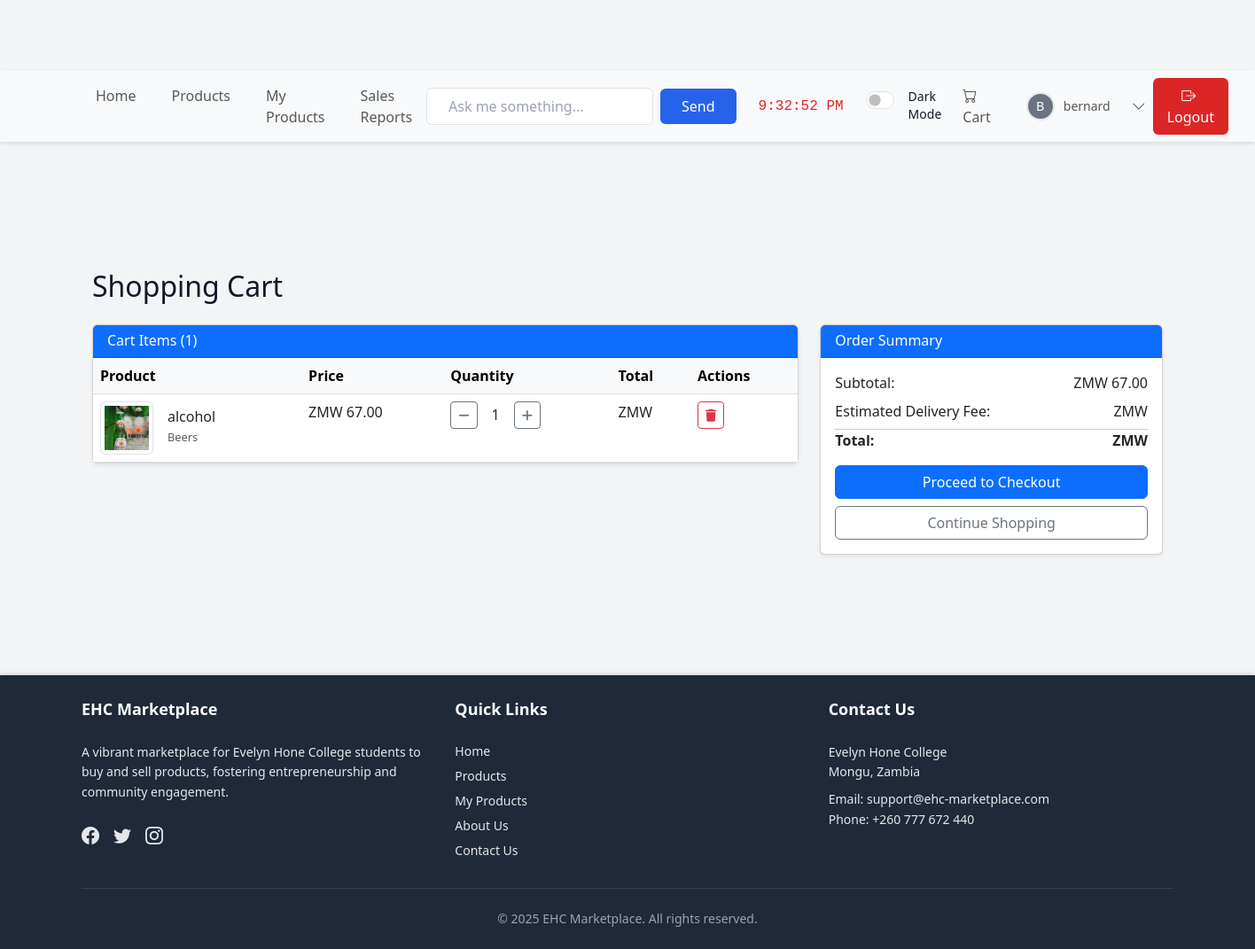
Page /cart/ (signed in) on the committed database.
### accounts/models.py (models this page shows, shortened)
class User(AbstractUser):
    is_seller = models.BooleanField(default=False)
    phone_number = models.CharField(max_length=15, blank=True)
    location = models.CharField(max_length=255, blank=True)
    subscription_end = models.DateTimeField(null=True, blank=True)

### marketplace/models.py (models this page shows, shortened)
class CartItem(models.Model):
    cart = models.ForeignKey(Cart, on_delete=models.CASCADE, related_name='items')
    product = models.ForeignKey(Product, on_delete=models.CASCADE)
    quantity = models.PositiveIntegerField(default=1)

class Product(models.Model):
    seller = models.ForeignKey(User, on_delete=models.CASCADE, related_name='products')
    title = models.CharField(max_length=200)
    description = models.TextField()
    price = models.DecimalField(max_digits=10, decimal_places=2)
    category = models.ForeignKey('Category', on_delete=models.SET_NULL, null=True)
    image = models.ImageField(upload_to='products/')
    location = models.CharField(max_length=255)
    date_posted = models.DateTimeField(auto_now_add=True)
    is_available = models.BooleanField(default=True)
    stock = models.PositiveIntegerField(default=1)
    low_stock_threshold = models.PositiveIntegerField(default=5)

class Category(models.Model):
    name = models.CharField(max_length=100)
    description = models.TextField(blank=True)
    class Meta:
        verbose_name_plural = "Categories"

### marketplace/views.py (the view)
# urls.py: path('cart/', views.cart, name='cart'),
@login_required
def cart(request):
    cart = Cart.objects.filter(user=request.user).first()
    cart_items = cart.items.all() if cart else []
    total = sum(item.product.price * item.quantity for item in cart_items)
    context = {
        'cart': cart,
        'cart_items': cart_items,
        'total': total,
    }
    return render(request, 'marketplace/cart.html', context)

### marketplace/templates/marketplace/cart.html (shortened to what this page needs)
{% extends 'base.html' %} {% load marketplace_filters %} {% block title %}Shopping Cart - EHC Marketplace{% endblock %} {% block content %}
<section class="container my-5">
    <h2 class="fs-2 mb-4">Shopping Cart</h2>
     {% if cart_items %}
    <div class="row">
        <div class="col-lg-8">
            <div class="card shadow-sm mb-4">
                <div class="card-header bg-primary text-white">
                    <h5 class="mb-0">Cart Items ({{ cart_items|length }})</h5>
                </div>
                <div class="card-body p-0">
                    <div class="table-responsive">
                        <table class="table table-hover mb-0">
                            <thead class="table-light">
                                <tr>
                                    <th>Product</th>
                                    <th>Price</th>
                                    <th>Quantity</th>
                                    <th>Total</th>
                                    <th>Actions</th>
                                </tr>
                            </thead>
                            <tbody>
                                {% for item in cart_items %}
                                <tr>
                                    <td>
                                        <div class="d-flex align-items-center">
                                            <img src="{{ item.product.image.url }}" alt="{{ item.product.title }}" class="img-thumbnail me-3" style="width: 60px; height: 60px; object-fit: cover;" onerror="this.src='https://via.placeholder.com/60x60?text=No+Image'">
                                            <div>
                                                <h6 class="mb-0">{{ item.product.title }}</h6>
                                                <small class="text-muted">{{ item.product.category.name|default:"No Category" }}</small>
                                            </div>
                                        </div>
                                    </td>
                                    <td>ZMW {{ item.product.price|floatformat:2 }}</td>
                                    <td>
                                        <div class="d-flex align-items-center">
                                            <form method="POST" action="{% url 'marketplace:update_cart' item.id %}">
                                                <button type="submit" class="btn btn-sm btn-outline-secondary me-2">
                                                    <i class="fas fa-minus"></i>
                                                </button>
                                            </form>
                                            <span class="mx-2">{{ item.quantity }}</span>
                                            <form method="POST" action="{% url 'marketplace:update_cart' item.id %}">
                                                <button type="submit" class="btn btn-sm btn-outline-secondary ms-2">
                                                    <i class="fas fa-plus"></i>
                                                </button>
                                            </form>
                                        </div>
                                    </td>
                                    <td>ZMW {{ item.get_total_price|floatformat:2 }}</td>
                                    <td>
                                        <form method="POST" action="{% url 'marketplace:update_cart' item.id %}">
                                            <button type="submit" class="btn btn-sm btn-outline-danger">
                                                <i class="fas fa-trash"></i>
                                            </button>
                                        </form>
                                    </td>
                                </tr>
                                {% endfor %}
                            </tbody>
                        </table>
                    </div>
                </div>
            </div>
        </div>
        <div class="col-lg-4">
            <div class="card shadow-sm mb-4">
                <div class="card-header bg-primary text-white">
                    <h5 class="mb-0">Order Summary</h5>
                </div>
                <div class="card-body">
                    <div class="d-flex justify-content-between mb-2">
                        <span>Subtotal:</span>
                        <span>ZMW {{ total|floatformat:2 }}</span>
                    </div>
                    <div class="d-flex justify-content-between mb-2">
                        <span>Estimated Delivery Fee:</span>
                        <span>ZMW {{ delivery_fee|floatformat:2 }}</span>
                    </div>
                    <hr>
                    <div class="d-flex justify-content-between mb-3">
                        <strong>Total:</strong>
                        <strong>ZMW {{ total_plus_delivery|floatformat:2 }}</strong>
                    </div>
                    <div class="d-grid gap-2">
                        <a href="{% url 'marketplace:checkout' %}" class="btn btn-primary">Proceed to Checkout</a>
                        <a href="{% url 'marketplace:product_list' %}" class="btn btn-outline-secondary">Continue Shopping</a>
                    </div>
                </div>
            </div>
        </div>
    </div>
    {% endif %}
</section>
{% endblock %}

### templates/include/navbar.html (shortened to what this page needs)
{% load static %}
<!DOCTYPE html>
<html lang="en">
<head>
    <link href="https://cdn.jsdelivr.net/npm/bootstrap@5.3.0/dist/css/bootstrap.min.css" rel="stylesheet">
    <link href="https://cdn.jsdelivr.net/npm/bootstrap-icons@1.10.5/font/bootstrap-icons.css" rel="stylesheet">
    <link href="https://cdn.jsdelivr.net/npm/tailwindcss@2.2.19/dist/tailwind.min.css" rel="stylesheet">
</head>
<body class="bg-gray-100 text-gray-900 antialiased">
    <nav class="navbar navbar-expand-lg navbar-light bg-light">
        <div class="container mx-auto px-4">
            <div class="collapse navbar-collapse" id="navbarNav">
                <ul class="navbar-nav me-auto space-x-2">
                    <li class="nav-item">
                        <a class="nav-link px-3 py-2 rounded-md hover:bg-blue-50 hover:text-blue-600" href="{% url 'marketplace:home' %}" aria-current="{% if request.path == '/' %}page{% endif %}">Home</a>
                    </li>
                    <li class="nav-item">
                        <a class="nav-link px-3 py-2 rounded-md hover:bg-blue-50 hover:text-blue-600" href="{% url 'marketplace:product_list' %}">Products</a>
                    </li>
                    {% if user.is_authenticated %}
                    <li class="nav-item">
                        <a class="nav-link px-3 py-2 rounded-md hover:bg-blue-50 hover:text-blue-600" href="{% url 'marketplace:my_products' %}">My Products</a>
                    </li>
                    {% endif %} {% if user.is_seller %}
                    <li class="nav-item">
                        <a class="nav-link px-3 py-2 rounded-md hover:bg-blue-50 hover:text-blue-600" href="{% url 'reports:sales_report' %}">Sales Reports</a>
                    </li>
                    {% endif %}
                </ul>
                <ul class="navbar-nav align-items-lg-center space-x-2">
                    {% if user.is_authenticated %}
                    <li class="nav-item chatbot-container">
                        <div class="flex items-center space-x-2">
                            <input id="chatInput" type="text" class="chatbot-input px-4 py-2 border border-gray-300 rounded-md focus:outline-none w-64" placeholder="Ask me something..." aria-label="Chatbot input">
                            <button onclick="sendToBot()" class="px-4 py-2 bg-blue-600 text-white rounded-md hover:bg-blue-700 transition-colors" aria-label="Send chatbot message">Send</button>
                        </div>
                    </li>
                    {% endif %}
                    <li class="nav-item">
                        <a class="nav-link px-3 py-2 text-red-600 font-mono" href="#" id="clock" onclick="showDate()" aria-label="Current time and date">Loading...</a>
                    </li>
                    <li class="nav-item flex items-center">
                        <div class="form-check form-switch">
                            <input class="form-check-input w-10 h-5" type="checkbox" id="darkModeToggle" aria-label="Toggle dark mode" onchange="toggleDarkMode()">
                            <label class="form-check-label text-sm ml-2" for="darkModeToggle">Dark Mode</label>
                        </div>
                    </li>
                    {% if user.is_authenticated %}
                    <li class="nav-item">
                        <a class="nav-link px-3 py-2 rounded-md hover:bg-blue-50 hover:text-blue-600" href="{% url 'marketplace:cart' %}">
                            <i class="bi bi-cart mr-1"></i> Cart
                        </a>
                    </li>
                    <li class="nav-item flex items-center" id="userDropdown">
                        <a class="nav-link flex items-center px-3 py-2 rounded-md hover:bg-blue-50 hover:text-blue-600" href="{% url 'accounts:profile' %}" aria-label="View profile for {{ user.username }}">
                            {% if user.profile.profile_picture %}
                            <img src="{{ user.profile.profile_picture.url }}" alt="{{ user.username }}'s profile picture" class="profile-img" onerror="this.style.display='none';this.nextElementSibling.style.display='flex';">
                            <div class="profile-img-fallback" style="display: none;">{{ user.username|slice:":1"|upper }}</div>
                            {% else %}
                            <div class="profile-img-fallback">{{ user.username|slice:":1"|upper }}</div>
                            {% endif %}
                            <span class="text-sm">{{ user.username }}</span>
                        </a>
                        <i class="bi bi-chevron-down dropdown-trigger text-gray-600 hover:text-blue-600" id="navbarDropdown" role="button" data-bs-toggle="dropdown" aria-expanded="false" aria-label="User menu options"></i>
                    </li>
                    <li class="nav-item">
                        <form action="{% url 'accounts:logout' %}" method="post" class="inline">
                            <button type="submit" class="nav-link px-3 py-2 bg-red-600 text-white rounded-md hover:bg-red-700 logout-btn" aria-label="Logout">
                                <i class="bi bi-box-arrow-right mr-1"></i> Logout
                            </button>
                        </form>
                    </li>
                    {% endif %}
                </ul>
            </div>
        </div>
    </nav>
    <main class="container mx-auto px-4 py-8">
    </main>
</body>
</html>

### templates/base.html (style rules this page uses)
body { min-height: 100vh; display: flex; flex-direction: column; transition: background-color 0.3s ease, color 0.3s ease; }
main { flex: 1; transition: all 0.3s ease; }

### templates/include/navbar.html (style rules this page uses)
body { padding-top: 80px; transition: background-color 0.3s ease, color 0.3s ease; }
.navbar { transition: all 0.3s ease; box-shadow: 0 2px 4px rgba(0, 0, 0, 0.1); }
.nav-link { transition: color 0.2s ease, background-color 0.2s ease; }
#clock { font-family: 'Courier New', monospace; min-width: 130px; text-align: center; transition: color 0.3s ease; }
.profile-img-fallback { width: 32px; height: 32px; border-radius: 50%; background-color: #6b7280; color: white; display: flex; align-items: center; justify-content: center; font-size: 0.9rem; margin-right: 10px; border: 2px solid #e5e7eb; }
.chatbot-container { position: relative; transition: all 0.3s ease; }
.chatbot-input { transition: border-color 0.2s ease, box-shadow 0.2s ease; }
.dropdown-trigger { cursor: pointer; transition: color 0.2s ease; margin-left: 8px; }
.logout-btn { transition: background-color 0.2s ease, color 0.2s ease; }

### rows in the picture
User: username "B", username "bernard"
CartItem: product.image (picture), product "alcohol", product.category.name "Beers", product.price "67.00", quantity "1"

### other values in the picture
{{ cart_items|length }} "1"
{{ total|floatformat:2 }} "67.00"
